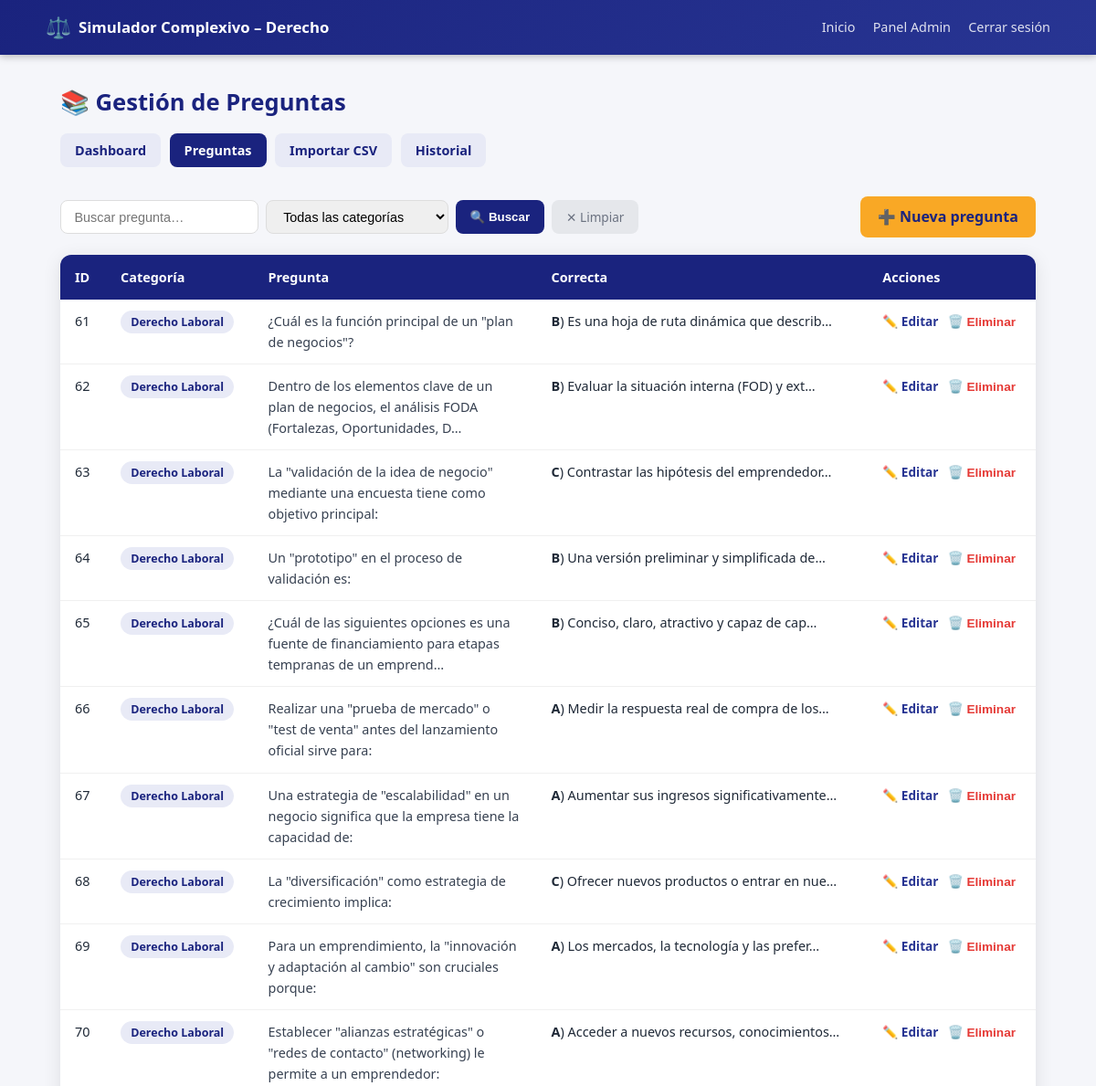
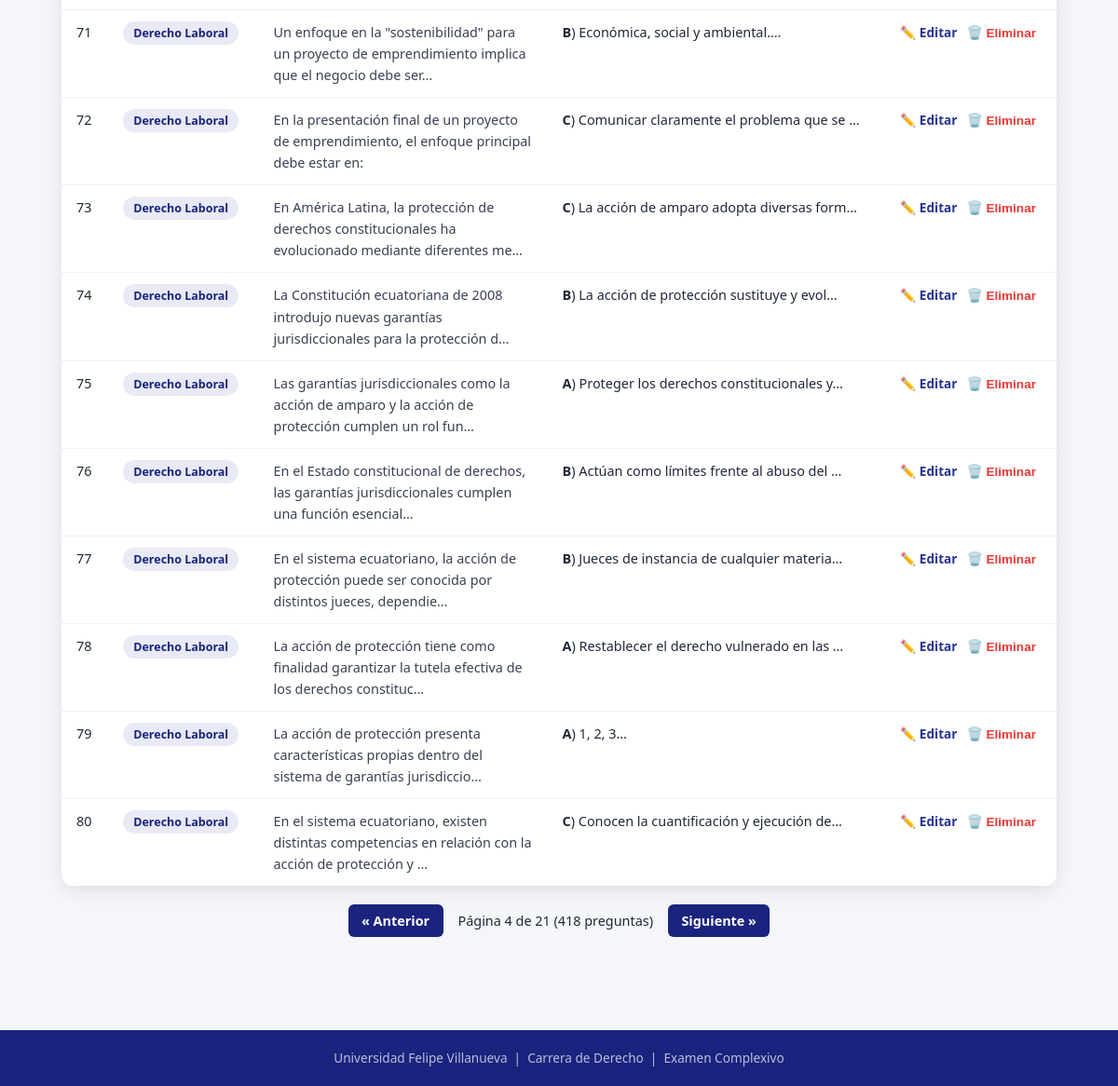
Screenshot of /admin/questions?page=4&search=&category= (signed in) with the database file from the repository (2 pictures, top to bottom).
### app.py (models this page shows, shortened)
class Question(db.Model):
    __tablename__ = 'questions'
    id          = db.Column(db.Integer, primary_key=True)
    num         = db.Column(db.Integer)
    question    = db.Column(db.Text, nullable=False)
    option_a    = db.Column(db.Text, nullable=False)
    option_b    = db.Column(db.Text, nullable=False)
    option_c    = db.Column(db.Text, nullable=False)
    option_d    = db.Column(db.Text, nullable=False)
    correct     = db.Column(db.String(1), nullable=False)
    category    = db.Column(db.String(100), default='General')
    created_at  = db.Column(db.DateTime, default=datetime.utcnow)

### app.py (the view)
@app.route('/admin/questions')
@admin_required
def admin_questions():
    page = request.args.get('page', 1, type=int)
    search = request.args.get('search', '')
    cat_filter = request.args.get('category', '')
    q = Question.query
    if search:
        q = q.filter(Question.question.ilike(f'%{search}%'))
    if cat_filter:
        q = q.filter(Question.category == cat_filter)
    questions = q.order_by(Question.num).paginate(page=page, per_page=20, error_out=False)
    categories = db.session.query(Question.category).distinct().all()
    categories = [c[0] for c in categories]
    return render_template(
        'admin/questions.html',
        questions=questions,
        search=search,
        cat_filter=cat_filter,
        categories=categories,
    )

### app.py (called while the page is built)
def admin_required(f):
    from functools import wraps
    @wraps(f)
    def decorated(*args, **kwargs):
        if not session.get('admin_logged_in'):
            return redirect(url_for('admin_login'))
        return f(*args, **kwargs)
    return decorated

### templates/admin/questions.html (shortened to what this page needs)
{% extends "base.html" %}
{% block content %}
<div class="admin-page">
  <div class="admin-header">
    <h1>📚 Gestión de Preguntas</h1>
    <div class="admin-nav">
      <a href="{{ url_for('admin_dashboard') }}" class="admin-link">Dashboard</a>
      <a href="{{ url_for('admin_questions') }}" class="admin-link active">Preguntas</a>
      <a href="{{ url_for('admin_import') }}" class="admin-link">Importar CSV</a>
      <a href="{{ url_for('admin_stats') }}" class="admin-link">Historial</a>
    </div>
  </div>
  <div class="admin-toolbar">
    <form method="GET" class="search-form">
      <input type="text" name="search" value="{{ search }}" placeholder="Buscar pregunta…"/>
      <select name="category">
        <option value="">Todas las categorías</option>
      </select>
      <button type="submit" class="btn-search">🔍 Buscar</button>
      <a href="{{ url_for('admin_questions') }}" class="btn-clear">✕ Limpiar</a>
    </form>
    <a href="{{ url_for('admin_add_question') }}" class="btn-add-q">➕ Nueva pregunta</a>
  </div>
  <div class="table-wrap">
    <table class="admin-table">
      <thead>
        <tr>
          <th>ID</th>
          <th>Categoría</th>
          <th>Pregunta</th>
          <th>Correcta</th>
          <th>Acciones</th>
        </tr>
      </thead>
      <tbody>
        {% for q in questions.items %}
        <tr>
          <td>{{ q.id }}</td>
          <td><span class="badge badge-cat">{{ q.category }}</span></td>
          <td class="q-preview">{{ q.question[:100] }}{% if q.question|length > 100 %}…{% endif %}</td>
          <td><strong>{{ q.correct|upper }}</strong>) {{ {'a': q.option_a, 'b': q.option_b, 'c': q.option_c, 'd': q.option_d}[q.correct][:40] }}…</td>
          <td class="actions-cell">
            <a href="{{ url_for('admin_edit_question', qid=q.id) }}" class="btn-edit">✏️ Editar</a>
            <form method="POST" action="{{ url_for('admin_delete_question', qid=q.id) }}"
                  onsubmit="return confirm('¿Eliminar esta pregunta?')" style="display:inline">
              <button type="submit" class="btn-delete">🗑️ Eliminar</button>
            </form>
          </td>
        </tr>
        {% endfor %}
      </tbody>
    </table>
  </div>
  <div class="pagination">
    {% if questions.has_prev %}
      <a href="{{ url_for('admin_questions', page=questions.prev_num, search=search, category=cat_filter) }}">&laquo; Anterior</a>
    {% endif %}
    <span>Página {{ questions.page }} de {{ questions.pages }} ({{ questions.total }} preguntas)</span>
    {% if questions.has_next %}
      <a href="{{ url_for('admin_questions', page=questions.next_num, search=search, category=cat_filter) }}">Siguiente &raquo;</a>
    {% endif %}
  </div>
</div>
{% endblock %}

### static/css/styles.css (style rules this page uses)
:root { --navy: #1a237e; --navy2: #283593; --gold: #f9a825; --gold2: #fbc02d; --green: #2e7d32; --green2: #43a047; --red: #c62828; --red2: #e53935; --bg: #f5f6fa; --white: #ffffff; --gray: #6b7280; --light: #e8eaf6; --radius: 12px; --shadow: 0 4px 20px rgba(0,0,0,.10); }
*, *::before, *::after { box-sizing: border-box; margin: 0; padding: 0; }
html { scroll-behavior: smooth; }
body { font-family: 'Segoe UI', Arial, sans-serif; background: var(--bg); color: #1f2937; font-size: 16px; line-height: 1.6; min-height: 100vh; display: flex; flex-direction: column; }
a { color: var(--navy); text-decoration: none; }
.admin-page { max-width: 1100px; margin: 0 auto; padding: 2rem 1rem; }
.admin-header { margin-bottom: 2rem; }
.admin-header h1 { font-size: 1.6rem; font-weight: 800; color: var(--navy); margin-bottom: .8rem; }
.admin-nav { display: flex; gap: .6rem; flex-wrap: wrap; }
.admin-link { padding: .45rem 1rem; border-radius: 8px; font-size: .9rem; font-weight: 600; color: var(--navy); background: var(--light); transition: background .2s; }
.admin-link.active { background: var(--navy); color: #fff; }
.table-wrap { overflow-x: auto; border-radius: var(--radius); box-shadow: var(--shadow); }
.admin-table { width: 100%; border-collapse: collapse; background: #fff; font-size: .9rem; }
.admin-table th { background: var(--navy); color: #fff; padding: .8rem 1rem; text-align: left; font-weight: 600; }
.admin-table td { padding: .75rem 1rem; border-bottom: 1px solid #f0f0f0; vertical-align: top; }
.admin-table tr:last-child td { border-bottom: none; }
.q-preview { max-width: 300px; color: #374151; }
.actions-cell { white-space: nowrap; }
.btn-edit { color: var(--navy2); font-size: .85rem; margin-right: .4rem; font-weight: 600; }
.btn-delete { background: none; border: none; color: var(--red2); cursor: pointer; font-size: .85rem; font-weight: 600; }
.badge { padding: .25rem .7rem; border-radius: 99px; font-size: .78rem; font-weight: 700; }
.badge-cat { background: var(--light); color: var(--navy); }
.pagination { display: flex; align-items: center; justify-content: center; gap: 1rem; padding: 1.2rem 0; font-size: .9rem; }
.pagination a { padding: .4rem .9rem; border-radius: 6px; background: var(--navy); color: #fff; font-weight: 600; }
.admin-toolbar { display: flex; align-items: center; justify-content: space-between; gap: 1rem; margin-bottom: 1.2rem; flex-wrap: wrap; }
.search-form { display: flex; gap: .5rem; flex-wrap: wrap; }
.search-form input[type="text"], .search-form select { padding: .5rem .9rem; border: 1.5px solid #ddd; border-radius: 8px; font-size: .9rem; outline: none; }
.btn-search { padding: .5rem 1rem; background: var(--navy); color: #fff; border: none; border-radius: 8px; cursor: pointer; font-weight: 600; }
.btn-clear { padding: .5rem 1rem; background: #e5e7eb; color: var(--gray); border-radius: 8px; font-size: .85rem; }
.btn-add-q { padding: .6rem 1.2rem; background: var(--gold); color: var(--navy); border-radius: 8px; font-weight: 700; white-space: nowrap; }

### rows the page displays
Question: id "61", category "Derecho Laboral", question "¿Cuál es la función principal de un \"plan de negocios\"?", correct "B", option_a+option_b+option_c "Es una hoja de ruta dinámica que describ"
Question: id "62", category "Derecho Laboral", question "Dentro de los elementos clave de un plan de negocios, el análisis FODA (Fortalezas, Oportunidades, D", correct "B", option_a+option_b+option_c "Evaluar la situación interna (FOD) y ext"
Question: id "63", category "Derecho Laboral", question "La \"validación de la idea de negocio\" mediante una encuesta tiene como objetivo principal:", correct "C", option_a+option_b+option_c "Contrastar las hipótesis del emprendedor"
Question: id "64", category "Derecho Laboral", question "Un \"prototipo\" en el proceso de validación es:", correct "B", option_a+option_b+option_c "Una versión preliminar y simplificada de"
Question: id "65", category "Derecho Laboral", question "¿Cuál de las siguientes opciones es una fuente de financiamiento para etapas tempranas de un emprend", correct "B", option_a+option_b+option_c "Conciso, claro, atractivo y capaz de cap"
Question: id "66", category "Derecho Laboral", question "Realizar una \"prueba de mercado\" o \"test de venta\" antes del lanzamiento oficial sirve para:", correct "A", option_a+option_b+option_c "Medir la respuesta real de compra de los"
Question: id "67", category "Derecho Laboral", question "Una estrategia de \"escalabilidad\" en un negocio significa que la empresa tiene la capacidad de:", correct "A", option_a+option_b+option_c "Aumentar sus ingresos significativamente"
Question: id "68", category "Derecho Laboral", question "La \"diversificación\" como estrategia de crecimiento implica:", correct "C", option_a+option_b+option_c "Ofrecer nuevos productos o entrar en nue"
Question: id "69", category "Derecho Laboral", question "Para un emprendimiento, la \"innovación y adaptación al cambio\" son cruciales porque:", correct "A", option_a+option_b+option_c "Los mercados, la tecnología y las prefer"
Question: id "70", category "Derecho Laboral", question "Establecer \"alianzas estratégicas\" o \"redes de contacto\" (networking) le permite a un emprendedor:", correct "A", option_a+option_b+option_c "Acceder a nuevos recursos, conocimientos"
Question: id "71", category "Derecho Laboral", question "Un enfoque en la \"sostenibilidad\" para un proyecto de emprendimiento implica que el negocio debe ser", correct "B", option_a+option_b+option_c "Económica, social y ambiental."
Question: id "72", category "Derecho Laboral", question "En la presentación final de un proyecto de emprendimiento, el enfoque principal debe estar en:", correct "C", option_a+option_b+option_c "Comunicar claramente el problema que se"
Question: id "73", category "Derecho Laboral", question "En América Latina, la protección de derechos constitucionales ha evolucionado mediante diferentes me", correct "C", option_a+option_b+option_c "La acción de amparo adopta diversas form"
Question: id "74", category "Derecho Laboral", question "La Constitución ecuatoriana de 2008 introdujo nuevas garantías jurisdiccionales para la protección d", correct "B", option_a+option_b+option_c "La acción de protección sustituye y evol"
Question: id "75", category "Derecho Laboral", question "Las garantías jurisdiccionales como la acción de amparo y la acción de protección cumplen un rol fun", correct "A", option_a+option_b+option_c "Proteger los derechos constitucionales y"
Question: id "76", category "Derecho Laboral", question "En el Estado constitucional de derechos, las garantías jurisdiccionales cumplen una función esencial", correct "B", option_a+option_b+option_c "Actúan como límites frente al abuso del"
Question: id "77", category "Derecho Laboral", question "En el sistema ecuatoriano, la acción de protección puede ser conocida por distintos jueces, dependie", correct "B", option_a+option_b+option_c "Jueces de instancia de cualquier materia"
Question: id "78", category "Derecho Laboral", question "La acción de protección tiene como finalidad garantizar la tutela efectiva de los derechos constituc", correct "A", option_a+option_b+option_c "Restablecer el derecho vulnerado en las"
Question: id "79", category "Derecho Laboral", question "La acción de protección presenta características propias dentro del sistema de garantías jurisdiccio", correct "A", option_a+option_b+option_c "1, 2, 3"
Question: id "80", category "Derecho Laboral", question "En el sistema ecuatoriano, existen distintas competencias en relación con la acción de protección y", correct "C", option_a+option_b+option_c "Conocen la cuantificación y ejecución de"

### other values shown
{{ questions.page }} "4"
{{ questions.pages }} "21"
{{ questions.total }} "418"
